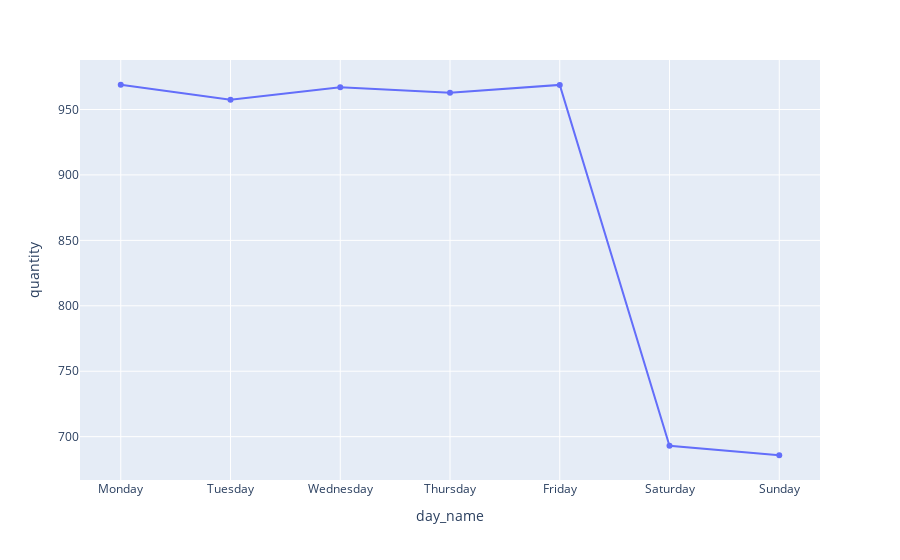

This figure's notebook cell:
### Code cell
px.line(quantity_by_day, x='day_name', y='quantity', markers='*')

### Figure 1 — Plotly figure (JSON) as saved in the notebook; plotly's stock layout.template omitted (floating-point values rounded to 4 significant figures)
{"data": [{"hovertemplate": "day_name=%{x}<br>quantity=%{y}<extra></extra>", "legendgroup": "", "line": {"color": "#636efa", "dash": "solid"}, "marker": {"symbol": "circle"}, "mode": "lines+markers", "name": "", "orientation": "v", "showlegend": false, "type": "scatter", "x": ["Monday", "Tuesday", "Wednesday", "Thursday", "Friday", "Saturday", "Sunday"], "xaxis": "x", "y": [968.9, 957.4, 966.9, 962.7, 968.8, 693.1, 685.8], "yaxis": "y"}], "layout": {"legend": {"tracegroupgap": 0}, "margin": {"t": 60}, "xaxis": {"anchor": "y", "domain": [0, 1], "title": {"text": "day_name"}}, "yaxis": {"anchor": "x", "domain": [0, 1], "title": {"text": "quantity"}}}}
